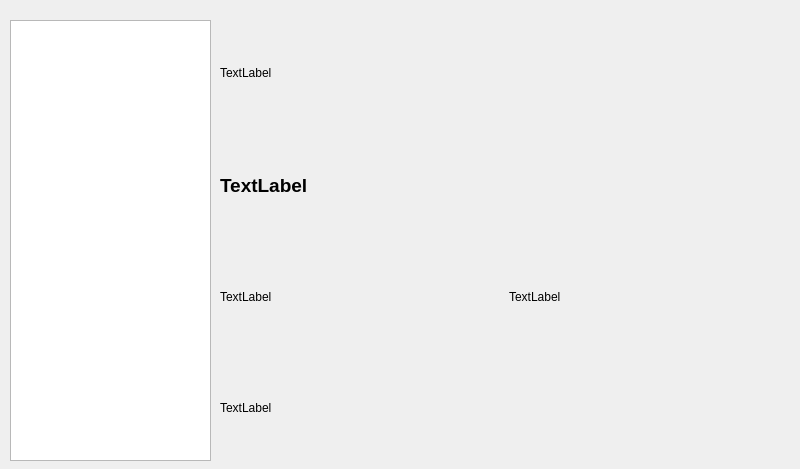
<?xml version="1.0" encoding="UTF-8"?>
<ui version="4.0">
 <class>form</class>
 <widget class="QWidget" name="form">
  <property name="enabled">
   <bool>true</bool>
  </property>
  <property name="geometry">
   <rect>
    <x>0</x>
    <y>0</y>
    <width>800</width>
    <height>469</height>
   </rect>
  </property>
  <property name="windowTitle">
   <string>Form</string>
  </property>
  <widget class="QListWidget" name="lista_racas">
   <property name="geometry">
    <rect>
     <x>10</x>
     <y>20</y>
     <width>201</width>
     <height>441</height>
    </rect>
   </property>
  </widget>
  <widget class="QWidget" name="verticalLayoutWidget">
   <property name="geometry">
    <rect>
     <x>220</x>
     <y>20</y>
     <width>571</width>
     <height>441</height>
    </rect>
   </property>
   <layout class="QVBoxLayout" name="verticalLayout">
    <item>
     <widget class="QLabel" name="label_img">
      <property name="text">
       <string>TextLabel</string>
      </property>
     </widget>
    </item>
    <item>
     <widget class="QLabel" name="label_name">
      <property name="font">
       <font>
        <pointsize>14</pointsize>
        <weight>75</weight>
        <bold>true</bold>
       </font>
      </property>
      <property name="text">
       <string>TextLabel</string>
      </property>
     </widget>
    </item>
    <item>
     <layout class="QHBoxLayout" name="horizontalLayout">
      <item>
       <widget class="QLabel" name="label_height">
        <property name="text">
         <string>TextLabel</string>
        </property>
       </widget>
      </item>
      <item>
       <widget class="QLabel" name="label_weight">
        <property name="text">
         <string>TextLabel</string>
        </property>
       </widget>
      </item>
     </layout>
    </item>
    <item>
     <widget class="QLabel" name="label_temp">
      <property name="text">
       <string>TextLabel</string>
      </property>
     </widget>
    </item>
   </layout>
  </widget>
 </widget>
 <resources/>
 <connections/>
</ui>
